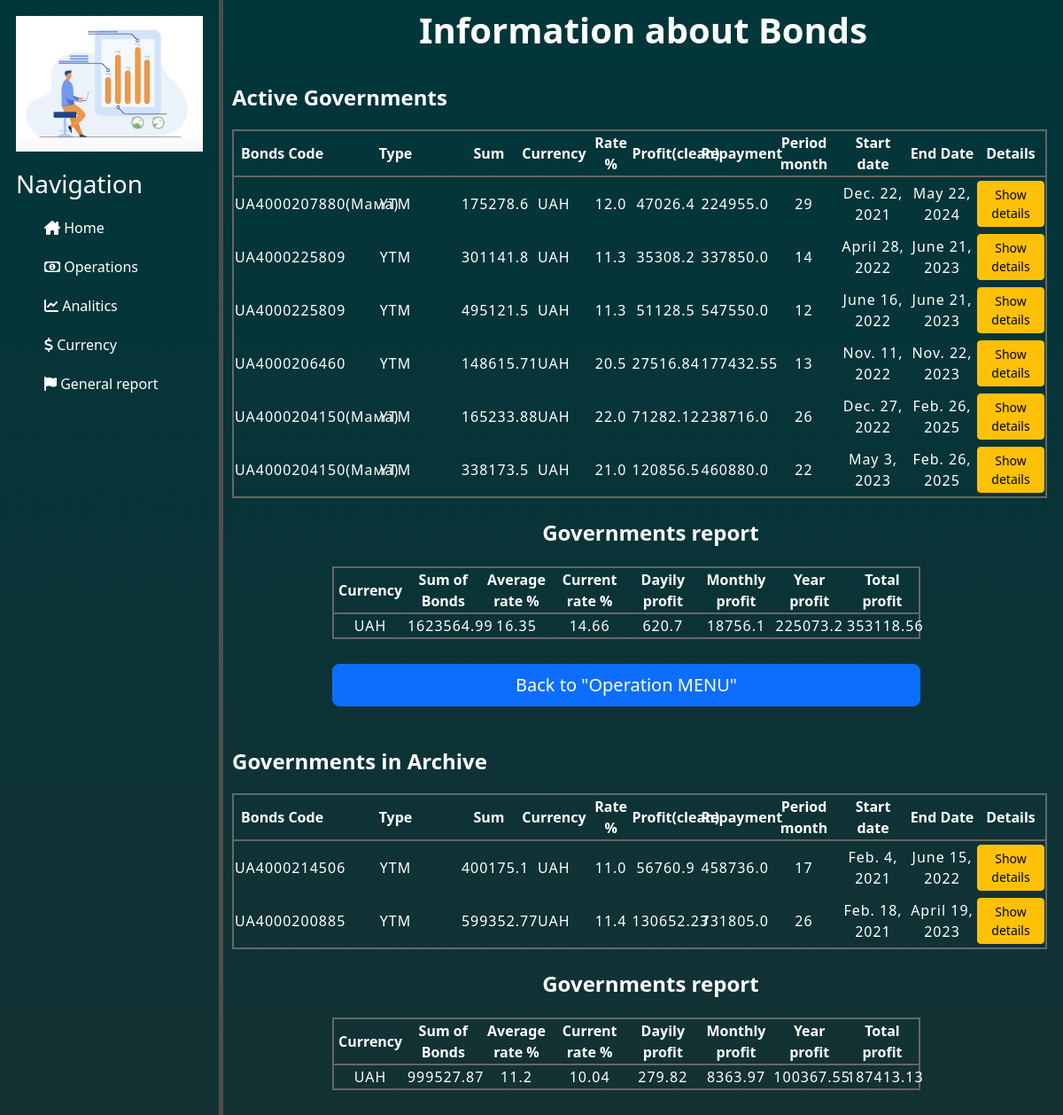
Page /governments/general_information_on_governments on the committed database.
### governments/models.py (models this page shows)
class Governments(BaseTableForProducts):
    class Meta:
        db_table = 'governments'
    type_gv = models.CharField(null=False, max_length=3, blank=False, choices=select_type_gv)    # Тип ОВДП = YTM/SIM
    coupons = models.IntegerField()               # Кількість придбаних купонів
    coupons_nominal_cost = models.FloatField()    # Номінальна вартість купона
    coupons_current_cost = models.FloatField()    # Фактична(по якій придбав) купон
    bonds_repayment_nominal = models.FloatField() # Загальна виплата по ОВДП згідно номіналу (купони + %)
    bonds_expenses = models.FloatField()          # Витрати на обслуговування ОВДП

class GovernmentExtendedIndicators(models.Model):
    class Meta:
        db_table = 'governments_extended_indicators'
    current_rate = models.FloatField()
    bonds_nominal_profit = models.FloatField()    # Номінальний дохід
    bonds_income = models.FloatField()
    coupons_cost_difference = models.FloatField() # Різниця вартості купонів між номінальною і фактичною.
    coupons_profit = models.FloatField()          # Купонний дохід/збиток
    government = models.ForeignKey(Governments, on_delete=models.CASCADE,
                                   related_name='governments_extended_indicators')

### governments/views.py (the view)
# urls.py: path('general_information_on_governments', views.general_information_on_governments, name='general_information_on_governments'),
def general_information_on_governments(request):
    active_governments = Governments.objects.filter(end_date__gt=date.today()).order_by('start_date')
    grouped_active_governments = grouping(active_governments)
    governments_in_archive = Governments.objects.filter(end_date__lt=date.today()).order_by('end_date')
    grouped_archive_governments = grouping(governments_in_archive)
    if grouped_active_governments != 'list is empty':
        report_active_governments = calculate_indicators('governments', grouped_active_governments)
    else:
        report_active_governments = grouped_active_governments  # поверне 'list is empty'
    if grouped_archive_governments != 'list is empty':
        report_archive_governments = calculate_indicators('governments', grouped_archive_governments)
    else:
        report_archive_governments = grouped_archive_governments  # поверне 'list is empty'
    return render(request, 'governments/general_information_on_governments.html',
                  {'active_governments': active_governments,
                   'archive_governments': governments_in_archive,
                   'report_active_governments': report_active_governments,
                   'report_archive_governments': report_archive_governments
                   })

### utils/general/general_functions.py (called while the page is built)
def grouping(incoming_data):
    group_uah = []
    group_usd = []
    group_eur = []
    group_pln = []
    group_chf = []
    group_gbp = []
    for element in incoming_data:
        if element.currency == 'UAH':
            group_uah.append(element)
        if element.currency == 'USD':
            group_usd.append(element)
        if element.currency == 'EUR':
            group_eur.append(element)
        if element.currency == 'PLN':
            group_pln.append(element)
        if element.currency == 'CHF':
            group_chf.append(element)
        if element.currency == 'GBP':
            group_gbp.append(element)
    if group_uah or group_usd or group_eur or group_pln or group_chf or group_gbp:
        return [group_uah, group_usd, group_eur, group_pln, group_chf, group_gbp]
    else:
        return 'list is empty'

### governments/templates/governments/general_information_on_governments.html (shortened to what this page needs)
{% extends 'main/layout.html' %}
{% block content %}
    <div class="block_information_about_deposits">
        <div class="title">
                <h1><b> Information about Bonds </b></h1>
        </div>
        <div class="title_active_deposits">
            <h4><b> Active Governments </b></h4>
        </div>
        {% if active_governments %}
            <div class="block_active_governments">
                <table class="table_for_deposits">
                    <tr>
                        <th> Bonds Code </th>
                        <th> Type </th>
                        <th> Sum </th>
                        <th> Currency </th>
                        <th> Rate % </th>
                        <th> Profit(clean) </th>
                        <th> Repayment </th>
                        <th> Period month </th>
                        <th> Start date </th>
                        <th> End Date </th>
                        <th> Details </th>
                    </tr>
                    {% for bond in active_governments %}
                        <tr>
                            <td> {{ bond.name }}    </td>
                            <td> {{ bond.type_gv }} </td>
                            <td> {{ bond.sum }}     </td>
                            <td> {{ bond.currency }} </td>
                            <td> {{ bond.rate }}     </td>
                            {% for indicator in bond.governments_extended_indicators.all %}
                                <td> {{ indicator.bonds_income }}   </td>
                            {% endfor %}
                            <td> {{ bond.bonds_repayment_nominal }} </td>
                            <td> {{ bond.period }}     </td>
                            <td> {{ bond.start_date }} </td>
                            <td> {{ bond.end_date }}   </td>
                            <td> <button type="button" class="btn btn-warning btn-sm btn-show-details"
                                         onclick="window.location.href =
                                                 '{% url 'government_details' government_id=bond.id %}'"> Show details
                                  </button>
                            </td>
                        </tr>
                    {% endfor %}
                </table>
            </div>
        {% else %}
            <div class="block_empty_deposits">
                <h5> You have no active Governments </h5>
            </div>
        {% endif %}
        <div class="block_deposits_report">
            {% if report_active_governments != 'list is empty' %}
                <div class="title_deposits_report">
                    <h4><b> Governments report </b></h4>
                </div>
                <div class="block_table_deposits_report">
                    <table class="table_deposits_report">
                        <tr>
                            <th> Currency </th>
                            <th> Sum of Bonds </th>
                            <th> Average rate % </th>
                            <th> Current rate % </th>
                            <th> Dayily profit </th>
                            <th> Monthly profit </th>
                            <th> Year profit </th>
                            <th> Total profit </th>
                        </tr>
                        {% for indicator in report_active_governments %}
                            <tr>
                                <td> {{ indicator.currency }}</td>
                                <td> {{ indicator.calc_sum }}</td>
                                <td> {{ indicator.average_rate }}</td>
                                <td> {{ indicator.current_rate }}</td>
                                <td> {{ indicator.dayily_profit }}</td>
                                <td> {{ indicator.monthly_profit }}</td>
                                <td> {{ indicator.year_profit }}</td>
                                <td> {{ indicator.total_profit }}</td>
                            </tr>
                        {% endfor %}
                    </table>
                </div>
            {% endif %}
        </div>
        <div class="div_buttons_block">
            <button type="submit" name="submit_and_redirect" class="btn btn-primary btn-lg btn-schedule-back-gov"
                    onclick="window.location.href ='{% url 'operations' %}'"> Back to "Operation MENU"
            </button>
        </div>
        {% if archive_governments %}
            <div class="title_active_deposits">
                <h4><b> Governments in Archive </b></h4>
            </div>
            <div class="block_active_governments">
                <table class="table_for_deposits">
                    <tr>
                        <th> Bonds Code </th>
                        <th> Type </th>
                        <th> Sum </th>
                        <th> Currency </th>
                        <th> Rate % </th>
                        <th> Profit(clean) </th>
                        <th> Repayment </th>
                        <th> Period month </th>
                        <th> Start date </th>
                        <th> End Date </th>
                        <th> Details </th>
                    </tr>
                    {% for bond in archive_governments %}
                        <tr>
                            <td> {{ bond.name }}    </td>
                            <td> {{ bond.type_gv }} </td>
                            <td> {{ bond.sum }}     </td>
                            <td> {{ bond.currency }} </td>
                            <td> {{ bond.rate }}     </td>
                            {% for indicator in bond.governments_extended_indicators.all %}
                                <td> {{ indicator.bonds_income }}   </td>
                            {% endfor %}
                            <td> {{ bond.bonds_repayment_nominal }} </td>
                            <td> {{ bond.period }}     </td>
                            <td> {{ bond.start_date }} </td>
                            <td> {{ bond.end_date }}   </td>
                            <td> <button type="button" class="btn btn-warning btn-sm btn-show-details"
                                         onclick="window.location.href =
                                                 '{% url 'government_details' government_id=bond.id %}'"> Show details
                                  </button>
                            </td>
                        </tr>
                    {% endfor %}
                </table>
            </div>
        {% else %}
            <div class="block_empty_deposits">
                <h4><b> Archive Governments </b></h4>
                <h5> You have no Governments in Archive </h5>
            </div>
        {% endif %}
        <div class="block_deposits_report">
            {% if report_archive_governments != 'list is empty' %}
                <div class="title_deposits_report">
                    <h4><b> Governments report </b></h4>
                </div>
                <div class="block_table_deposits_report">
                    <table class="table_deposits_report">
                        <tr>
                            <th> Currency </th>
                            <th> Sum of Bonds </th>
                            <th> Average rate % </th>
                            <th> Current rate % </th>
                            <th> Dayily profit </th>
                            <th> Monthly profit </th>
                            <th> Year profit </th>
                            <th> Total profit </th>
                        </tr>
                        {% for indicator in report_archive_governments %}
                            <tr>
                                <td> {{ indicator.currency }}</td>
                                <td> {{ indicator.calc_sum }}</td>
                                <td> {{ indicator.average_rate }}</td>
                                <td> {{ indicator.current_rate }}</td>
                                <td> {{ indicator.dayily_profit }}</td>
                                <td> {{ indicator.monthly_profit }}</td>
                                <td> {{ indicator.year_profit }}</td>
                                <td> {{ indicator.total_profit }}</td>
                            </tr>
                        {% endfor %}
                    </table>
                </div>
            {% endif %}
        </div>
    </div>
{% endblock %}

### main/static/main/css/home.css (style rules this page uses)
body { background: linear-gradient(#00363a,#2c2c2c); color: white; }

### operations/static/operations/css/operations.css (style rules this page uses)
.title { text-align: center; padding: 10px; }
.block_information_about_deposits { display: flex; flex-direction: column; }
.title_active_deposits { margin-left: 10px; margin-top: 20px; }
.table_for_deposits { table-layout: fixed; margin-left: 10px; margin-top: 13px; margin-right: 10px; width: 97%; border: 2px solid #666666; }
.table_for_deposits td { text-align: center; letter-spacing: 1px; }
.table_for_deposits th { text-align: center; border: #666666; border-bottom: 2px solid #666666; }
.table_for_deposits th:nth-child(1) { width: 12% }
.table_for_deposits th:nth-child(2) { width: 16% }
.table_for_deposits th:nth-child(3) { width: 7% }
.table_for_deposits th:nth-child(4) { width: 9% }
.table_for_deposits th:nth-child(5) { width: 5% }
.table_for_deposits td:nth-child(1) { width: 12% }
.table_for_deposits td:nth-child(2) { width: 16% }
.table_for_deposits td:nth-child(3) { width: 7% }
.table_for_deposits td:nth-child(4) { width: 9% }
.table_for_deposits td:nth-child(5) { width: 5% }
.table_for_deposits td:nth-child(6) { width: 5% }
.table_for_deposits td:nth-child(7) { width: 10% }
.table_for_deposits td:nth-child(8) { width: 10% }
.table_for_deposits td:nth-child(9) { width: 11% }
.table_for_deposits td:nth-child(10) { width: 11%; }
.block_deposits_report { display: flex; flex-direction: column; }
.title_deposits_report { margin-left: 38%; margin-top: 25px; }
.table_deposits_report { table-layout: fixed; margin-left: 13%; margin-top: 15px; margin-right: 10px; width: 70%; border: 2px solid #666666; }
.table_deposits_report th { text-align: center; border: #666666; border-bottom: 2px solid #666666; }
.table_deposits_report td { text-align: center; letter-spacing: 1px; }
.table_deposits_report td { letter-spacing: 1px; }
.table_deposits_report th:nth-child(1) { text-align: center; }
.table_deposits_report td:nth-child(1) { width: 25%; text-align: center; }
.table_deposits_report td:nth-child(2) { width: 25%; text-align: center; }
.table_deposits_report td:nth-child(3) { width: 25%; text-align: center; }
.table_deposits_report td:nth-child(4) { width: 25%; text-align: center; }

### governments/static/governments/css/general_information_governments.css (style rules this page uses)
.block_active_governments { display: flex; flex-direction: row; }
.btn-show-details { margin-top: 3px; margin-bottom: 3px; }

### governments/static/governments/css/government_details.css (style rules this page uses)
.btn-schedule-back-gov { margin-left: 13%; width: 70%; margin-top: 3%; margin-bottom: 3%; }

### rows in the picture
Governments: name "UA4000207880(Мама)", type_gv "YTM", sum "175278.6", currency "UAH", rate "12.0", bonds_repayment_nominal "224955.0", period "29", start_date "Dec. 22, 2021", end_date "May 22, 2024"
GovernmentExtendedIndicators: bonds_income "47026.4"
Governments: name "UA4000225809", type_gv "YTM", sum "301141.8", currency "UAH", rate "11.3", bonds_repayment_nominal "337850.0", period "14", start_date "April 28, 2022", end_date "June 21, 2023"
GovernmentExtendedIndicators: bonds_income "35308.2"
Governments: name "UA4000225809", type_gv "YTM", sum "495121.5", currency "UAH", rate "11.3", bonds_repayment_nominal "547550.0", period "12", start_date "June 16, 2022", end_date "June 21, 2023"
GovernmentExtendedIndicators: bonds_income "51128.5"
Governments: name "UA4000206460", type_gv "YTM", sum "148615.71", currency "UAH", rate "20.5", bonds_repayment_nominal "177432.55", period "13", start_date "Nov. 11, 2022", end_date "Nov. 22, 2023"
GovernmentExtendedIndicators: bonds_income "27516.84"
Governments: name "UA4000204150(Мама)", type_gv "YTM", sum "165233.88", currency "UAH", rate "22.0", bonds_repayment_nominal "238716.0", period "26", start_date "Dec. 27, 2022", end_date "Feb. 26, 2025"
GovernmentExtendedIndicators: bonds_income "71282.12"
Governments: name "UA4000204150(Мама)", type_gv "YTM", sum "338173.5", currency "UAH", rate "21.0", bonds_repayment_nominal "460880.0", period "22", start_date "May 3, 2023", end_date "Feb. 26, 2025", currency "UAH"
GovernmentExtendedIndicators: bonds_income "120856.5"
Governments: name "UA4000214506", type_gv "YTM", sum "400175.1", currency "UAH", rate "11.0", bonds_repayment_nominal "458736.0", period "17", start_date "Feb. 4, 2021", end_date "June 15, 2022"
GovernmentExtendedIndicators: bonds_income "56760.9"
Governments: name "UA4000200885", type_gv "YTM", sum "599352.77", currency "UAH", rate "11.4", bonds_repayment_nominal "731805.0", period "26", start_date "Feb. 18, 2021", end_date "April 19, 2023", currency "UAH"
GovernmentExtendedIndicators: bonds_income "130652.23"

### other values in the picture
{{ indicator.calc_sum }} "1623564.99"
{{ indicator.average_rate }} "16.35"
{{ indicator.current_rate }} "14.66"
{{ indicator.dayily_profit }} "620.7"
{{ indicator.monthly_profit }} "18756.1"
{{ indicator.year_profit }} "225073.2"
{{ indicator.total_profit }} "353118.56"
{{ indicator.calc_sum }} "999527.87"
{{ indicator.average_rate }} "11.2"
{{ indicator.current_rate }} "10.04"
{{ indicator.dayily_profit }} "279.82"
{{ indicator.monthly_profit }} "8363.97"
{{ indicator.year_profit }} "100367.55"
{{ indicator.total_profit }} "187413.13"
